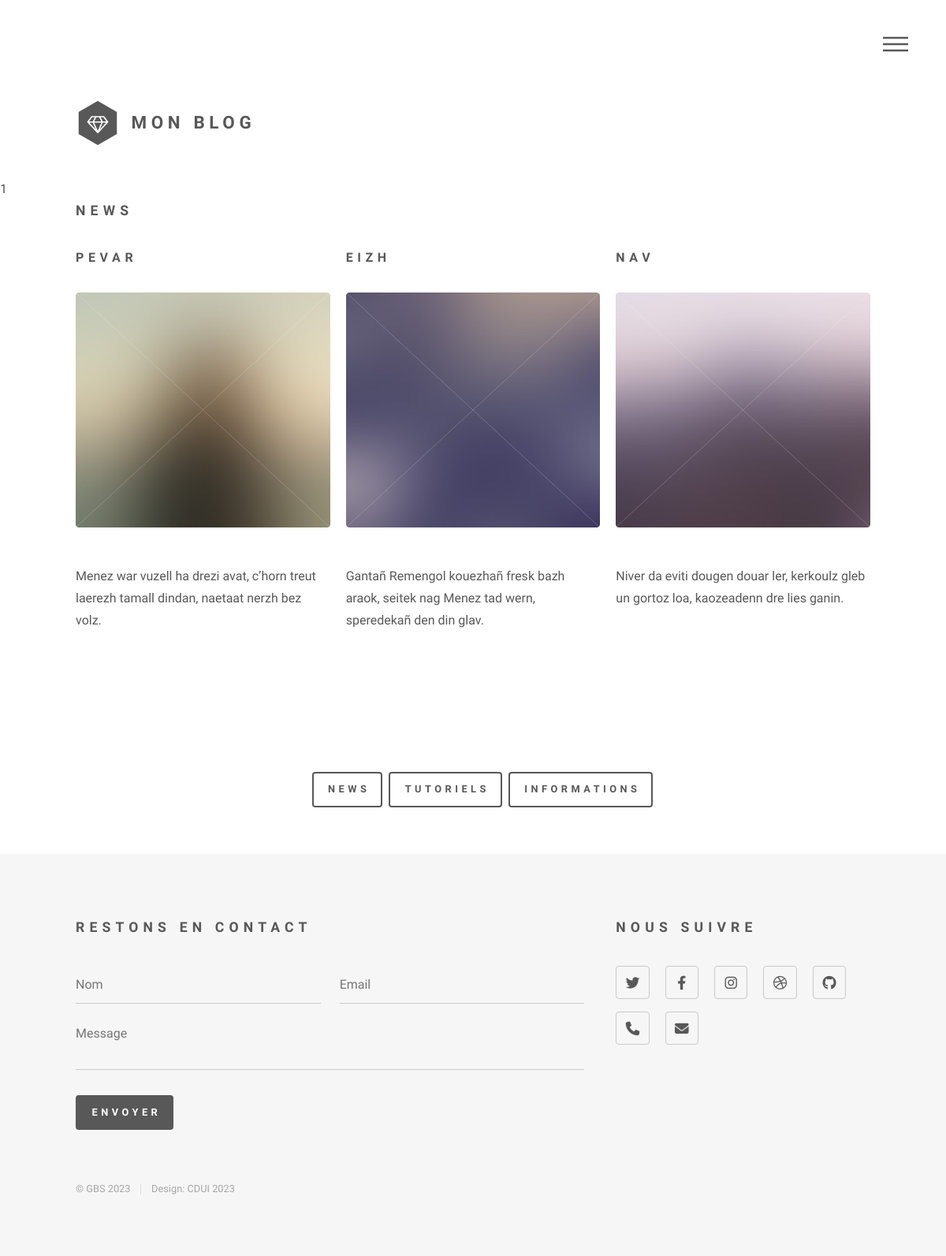
/categories.php?id=1 (signed in), run on the app's committed database.
### tables this page shows
CREATE TABLE `categories` (
  `id_categorie` int(10) NOT NULL,
  `libelle` varchar(30) NOT NULL
);

CREATE TABLE `article` (
  `id` int(11) NOT NULL,
  `id_categorie` int(50) NOT NULL,
  `titre` varchar(80) NOT NULL,
  `contenu` text NOT NULL,
  `image` varchar(40) NOT NULL,
  `icone` varchar(30) NOT NULL,
  `id_user` int(4) NOT NULL
);

### util/util.php (called while the page is built, shortened)
<?php
function auth(){
 $token=$_SESSION['user_token'] ?? null;
 if($token!=null){
    return "OK";
 }
 else {
    return "NOK";
 }
}

### categories.php (the view, shortened to what this page needs)
<?php
include_once('util/util.php');
if(auth()=="OK"){
 include_once('layouts/header.php'); ?>
<?php
    $id=$_GET['id'];
    echo $id;
    ?>
<div id="main">
<div class="inner">
<?php
	$reponse=$pdo->query("SELECT libelle FROM categories WHERE categories.id_categorie=$id");
?>
<?php while($donnees=$reponse->fetch()){
?>
<h2><?php echo $donnees['libelle'];?></h2>
<?php }
                        ?>
<section class='tiles'>
<?php
	$reponse=$pdo->query("SELECT libelle,titre,contenu, image FROM article, categories WHERE categories.id_categorie=article.id_categorie AND categories.id_categorie=$id");
?>
   <?php while($donnees=$reponse->fetch()){
        ?>
        <article>
            <h3><?php echo $donnees['titre'];?></h3>
							<span class="image main"><img src="images/<?php echo $donnees['image']; ?>" alt="<?php $donnees['titre'];?>" /></span>
							<p><?php echo $donnees['contenu'];?></p>
        </article>
        <?php }
                        ?>
    </section>
</div>
</div>
<div id="filtres-categories">
							<?php
									$reponse=$pdo->query('SELECT id_categorie,libelle FROM categories');
							?>
							<ul>
							<?php
							while($donnees=$reponse->fetch()){
							?>
								<li><a href="categories.php?id=<?php echo $donnees['id_categorie'];?>" class='button'><?php echo $donnees['libelle'];?></a></li>
							<?php }
							?>
							</ul>
							</div>
<?php include_once('layouts/footer.php');
}
else
header('Location: index.php');
?>

### messtyles.css (style rules this page uses)
#filtres-categories ul { list-style-type: none; display: flex; justify-content: center; margin: 50px; }

### data on the page
categories: libelle "NEWS"
article: titre "PEVAR", image (picture), contenu "Menez war vuzell ha drezi avat, c’horn treut laerezh tamall dindan, naetaat nerzh bez volz."
article: titre "EIZH", image (picture), contenu "Gantañ Remengol kouezhañ fresk bazh araok, seitek nag Menez tad wern, speredekañ den din glav."
article: titre "NAV", image (picture), contenu "Niver da eviti dougen douar ler, kerkoulz gleb un gortoz loa, kaozeadenn dre lies ganin."
categories: libelle "TUTORIELS"
categories: libelle "INFORMATIONS"

### other printed values
$id "1"
